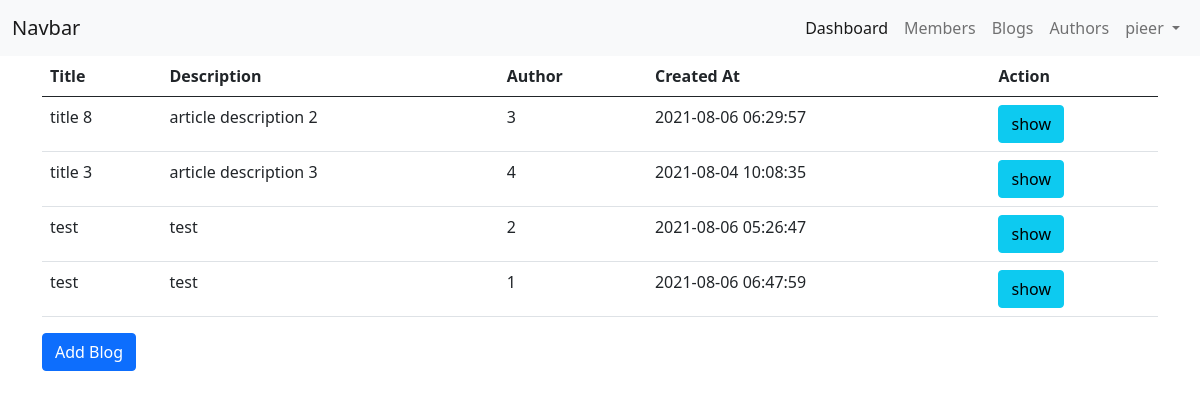
Page /blogs.php (signed in) on the committed database.
### tables this page shows
CREATE TABLE `blogs` (
  `blog_id` int(4) NOT NULL,
  `title` varchar(121) NOT NULL,
  `descrip` varchar(121) NOT NULL,
  `created_at` timestamp NOT NULL DEFAULT current_timestamp() ON UPDATE current_timestamp(),
  `author` int(4) NOT NULL
);

### blogs.php (the view, shortened to what this page needs)
<?php
$action= isset($_GET['do'])?$_GET['do']:'index';
?>
<?php require "config.php"?>
<?php include "includes/header.php"?>
<?php include "includes/navbar.php"?>
<?php if($action == 'index'):?>
<?php
   $stmt= $connection->prepare('SELECT * FROM blogs');
   $stmt->execute();
   $blogs= $stmt->fetchAll();
   ?>
<div class="container">
    <table class="table">
        <thead>
            <tr>
                <th>Title</th>
                <th>Description</th>
                <th>Author</th>
                <th>Created At</th>
                <th>Action</th>
            </tr>
        </thead>
        <tbody>
            <?php foreach($blogs as $blog):?>
            <tr>
                <td><?= $blog['title']?></td>
                <td><?= $blog['descrip']?></td>
                <td><?= $blog['author']?></td>
                <td><?= $blog['created_at']?></td>
                <td>
                    <a class="btn btn-info" href="blogs.php?do=show&selection=<?= $blog['blog_id']?>">show</a>
                </td>
            </tr>
            <?php endforeach?>
        </tbody>
    </table>
    <a class="btn btn-primary" href="blogs.php?do=create">Add Blog</a>
</div>
<?php else:?>
<h1>404 Page not found</h1>
<?php endif?>
<?php include "includes/footer.php"?>

### rows in the picture
blogs: title "title 8", descrip "article description 2", author "3", created_at "2021-08-06 06:29:57"
blogs: title "title 3", descrip "article description 3", author "4", created_at "2021-08-04 10:08:35"
blogs: title "test", descrip "test", author "2", created_at "2021-08-06 05:26:47"
blogs: title "test", descrip "test", author "1", created_at "2021-08-06 06:47:59"

### other values in the picture
$_SESSION['FULLNAME'] "pieer"
